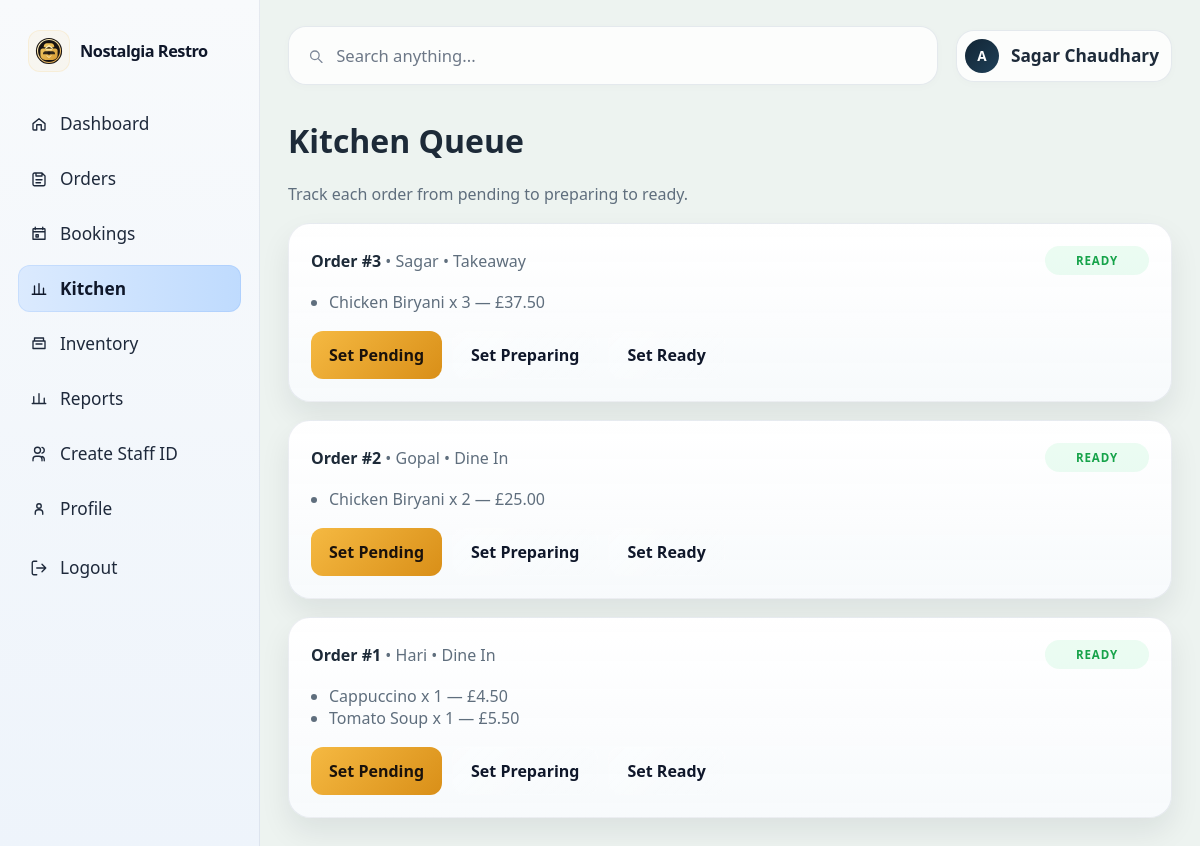
The app's page /kitchen/ (signed in) with its own data.
### restaurant/models.py (models this page shows, shortened)
class CustomUser(AbstractUser):
    ROLE_CHOICES = [
        ("admin", "Admin"),
        ("manager", "Manager"),
        ("waiter", "Waiter"),
        ("cashier", "Cashier"),
        ("kitchen_staff", "Kitchen Staff"),
        ("inventory_staff", "Inventory Staff"),
    ]
    role = models.CharField(max_length=30, choices=ROLE_CHOICES, default="waiter")
    phone_number = models.CharField(max_length=20, blank=True, default="")
    profile_picture = models.ImageField(upload_to="profile_pictures/", blank=True)

class Order(models.Model):
    ORDER_TYPE_CHOICES = [
        ("dine_in", "Dine In"),
        ("takeaway", "Takeaway"),
    ]
    STATUS_CHOICES = [
        ("pending", "Pending"),
        ("preparing", "Preparing"),
        ("ready", "Ready"),
    ]
    customer_name = models.CharField(max_length=120, default="Walk-in Customer")
    order_type = models.CharField(max_length=20, choices=ORDER_TYPE_CHOICES, default="dine_in")
    table_number = models.PositiveIntegerField(null=True, blank=True)
    status = models.CharField(max_length=20, choices=STATUS_CHOICES, default="pending")
    notes = models.TextField(blank=True)
    created_at = models.DateTimeField(auto_now_add=True)
    total_amount = models.DecimalField(max_digits=10, decimal_places=2, default=0)
    class Meta:
        ordering = ["-created_at"]

class OrderItem(models.Model):
    order = models.ForeignKey(Order, related_name="items", on_delete=models.CASCADE)
    menu_item = models.ForeignKey(MenuItem, on_delete=models.PROTECT)
    quantity = models.PositiveIntegerField(default=1)
    unit_price = models.DecimalField(max_digits=8, decimal_places=2)
    subtotal = models.DecimalField(max_digits=10, decimal_places=2, default=0)

class MenuItem(models.Model):
    CATEGORY_CHOICES = [
        ("indian", "Indian Cuisine"),
        ("nepali", "Nepali Cuisine"),
        ("british", "British Cuisine"),
        ("italian", "Italian Cuisine"),
        ("fast_food", "Fast Food & Starters"),
        ("dessert", "Desserts"),
        ("starter", "Starter"),
        ("main", "Main Course"),
        ("beverage", "Beverage"),
    ]
    name = models.CharField(max_length=100)
    description = models.TextField(blank=True)
    category = models.CharField(max_length=20, choices=CATEGORY_CHOICES, default="main")
    price = models.DecimalField(max_digits=8, decimal_places=2)
    is_available = models.BooleanField(default=True)
    class Meta:
        ordering = ["category", "name"]

### restaurant/views.py (the view)
        def wrapped_view(request, *args, **kwargs):
            if not request.user.is_authenticated:
                return redirect("login")
            if not request.user.is_active:
                return redirect("login")
            if roles and request.user.role not in roles:
                messages.warning(request, "You do not have permission to access that page.")
                return redirect("dashboard")
            return view_func(request, *args, **kwargs)

### restaurant/views.py (called while the page is built, shortened)
def role_required(*roles):
    def decorator(view_func):
        def wrapped_view(request, *args, **kwargs):
            if not request.user.is_authenticated:
                return redirect("login")
            if not request.user.is_active:
                return redirect("login")
            if roles and request.user.role not in roles:
                messages.warning(request, "You do not have permission to access that page.")
                return redirect("dashboard")
            return view_func(request, *args, **kwargs)
        return wrapped_view
    return decorator

@login_required
@role_required("admin", "manager", "kitchen_staff")
def kitchen(request):
    orders = Order.objects.prefetch_related("items__menu_item").order_by("status", "-created_at")
    return render(request, "restaurant/kitchen.html", {"orders": orders})

### restaurant/templates/restaurant/kitchen.html (shortened to what this page needs)
{% extends 'restaurant/base.html' %}
{% block content %}
  <h1>Kitchen Queue</h1>
  <p class="muted">Track each order from pending to preparing to ready.</p>
  {% if orders %}
    {% for order in orders %}
      <div class="section">
        <div style="display: flex; justify-content: space-between; align-items: center; gap: 8px; flex-wrap: wrap;">
          <div>
            <strong>Order #{{ order.pk }}</strong>
            <span class="muted"> • {{ order.customer_name }} • {{ order.get_order_type_display }}</span>
          </div>
          <span class="status-badge status-{{ order.status }}">{{ order.get_status_display }}</span>
        </div>
        <ul style="padding-left: 18px; margin: 16px 0;">
          {% for item in order.items.all %}
            <li>{{ item.menu_item.name }} x {{ item.quantity }} — £{{ item.subtotal }}</li>
          {% endfor %}
        </ul>
        <form method="post">
          <div class="inline-buttons">
            <button type="submit" name="status" value="pending">Set Pending</button>
            <button type="submit" name="status" value="preparing" class="secondary">Set Preparing</button>
            <button type="submit" name="status" value="ready" class="secondary">Set Ready</button>
          </div>
        </form>
      </div>
    {% endfor %}
  {% else %}
    <div class="section">
      <p class="muted">No orders are currently in the kitchen queue.</p>
    </div>
  {% endif %}
{% endblock %}

### restaurant/templates/restaurant/base.html (shortened to what this page needs)
{% load static %}
<!DOCTYPE html>
<html lang="en">
  <head>
    <link rel="stylesheet" href="{% static 'restaurant/styles.css' %}" />
  </head>
  <body class="{% if user.is_authenticated %}dashboard-shell{% endif %}{% block body_attrs %}{% endblock %}">
    <div class="app-shell">
      {% if user.is_authenticated %}
        <aside class="dashboard-sidebar">
          <div class="sidebar-brand">
            <div class="brand-mark">
              <img src="{% static 'restaurant/logo.svg' %}" alt="Nostalgia Restaurant logo" />
            </div>
            <div class="brand-name">Nostalgia Restro</div>
          </div>
          <nav class="sidebar-nav" aria-label="Sidebar navigation">
            <a class="nav-item {% if request.path == '/' or request.path == '/dashboard/' %}active{% endif %}" href="{% url 'dashboard' %}"><span class="icon-wrap"><svg viewBox="0 0 24 24" aria-hidden="true"><path d="M4 11.5L12 5l8 6.5V19a1 1 0 0 1-1 1h-4v-7H9v7H5a1 1 0 0 1-1-1v-7.5Z"/></svg></span>Dashboard</a>
            <a class="nav-item {% if request.path == '/orders/' %}active{% endif %}" href="{% url 'orders' %}"><span class="icon-wrap"><svg viewBox="0 0 24 24" aria-hidden="true"><path d="M8 4h8l4 4v11a2 2 0 0 1-2 2H6a2 2 0 0 1-2-2V6a2 2 0 0 1 2-2h2Zm0 0v4h8V4M8 13h8M8 17h6"/></svg></span>Orders</a>
            <a class="nav-item {% if request.path == '/bookings/' %}active{% endif %}" href="{% url 'bookings' %}"><span class="icon-wrap"><svg viewBox="0 0 24 24" aria-hidden="true"><path d="M7 3v3m10-3v3M4 9h16M5 5h14a1 1 0 0 1 1 1v13H4V6a1 1 0 0 1 1-1Zm3 8h3v3H8z"/></svg></span>Bookings</a>
            <a class="nav-item {% if request.path == '/kitchen/' %}active{% endif %}" href="{% url 'kitchen' %}"><span class="icon-wrap"><svg viewBox="0 0 24 24" aria-hidden="true"><path d="M6 19V8m6 11V5m6 14v-8M3 19h18"/></svg></span>Kitchen</a>
            <a class="nav-item {% if request.path == '/inventory/' %}active{% endif %}" href="{% url 'inventory' %}"><span class="icon-wrap"><svg viewBox="0 0 24 24" aria-hidden="true"><path d="M4 8h16v10H4zm2-4h12v4H6zM8 12h8"/></svg></span>Inventory</a>
            <a class="nav-item {% if request.path == '/reports/' %}active{% endif %}" href="{% url 'reports' %}"><span class="icon-wrap"><svg viewBox="0 0 24 24" aria-hidden="true"><path d="M5 18V9m7 9V5m7 13v-7M3 18h18"/></svg></span>Reports</a>
            <a class="nav-item {% if request.path == '/staff/create/' %}active{% endif %}" href="{% url 'staff_create' %}"><span class="icon-wrap"><svg viewBox="0 0 24 24" aria-hidden="true"><path d="M16 21v-2a4 4 0 0 0-4-4H8a4 4 0 0 0-4 4v2M10 11a4 4 0 1 0 0-8 4 4 0 0 0 0 8Zm9 10v-2a4 4 0 0 0-3-3.87M16 3.13a4 4 0 0 1 0 7.75"/></svg></span>Create Staff ID</a>
            <a class="nav-item {% if request.path == '/profile/' %}active{% endif %}" href="{% url 'profile' %}"><span class="icon-wrap"><svg viewBox="0 0 24 24" aria-hidden="true"><path d="M7 19v-2a4 4 0 0 1 4-4h2a4 4 0 0 1 4 4v2M12 11a3 3 0 1 0 0-6 3 3 0 0 0 0 6Z"/></svg></span>Profile</a>
            <form method="post" action="{% url 'logout' %}" class="sidebar-logout-form">
              <button type="submit" class="nav-item nav-item-button"><span class="icon-wrap"><svg viewBox="0 0 24 24" aria-hidden="true"><path d="M9 21H5a2 2 0 0 1-2-2V5a2 2 0 0 1 2-2h4M16 17l5-5-5-5M21 12H9"/></svg></span>Logout</button>
            </form>
          </nav>
        </aside>
      {% endif %}
      <div class="dashboard-main-panel">
        {% if user.is_authenticated %}
          <header class="dashboard-header">
            <form class="search-strip" role="search" method="get" action="{% url 'dashboard' %}">
              <svg viewBox="0 0 24 24" aria-hidden="true"><circle cx="11" cy="11" r="6"/><path d="M16 16l5 5"/></svg>
              <input type="search" name="q" value="{{ request.GET.q|default:'' }}" placeholder="Search anything..." aria-label="Search dashboard" />
            </form>
            <div class="profile-pill">
              <div class="profile-avatar">
                {% if user.profile_picture %}
                  <img src="{{ user.profile_picture.url }}" alt="{{ user.get_full_name|default:user.username }}" />
                {% else %}
                  {{ user.username|first|upper|default:'A' }}
                {% endif %}
              </div>
              <div class="profile-copy"><span class="role-label">{{ user.get_full_name|default:user.username }}</span></div>
            </div>
          </header>
        {% endif %}
        <main class="{% if user.is_authenticated %}dashboard-body{% else %}container{% endif %}">
          <div class="page-frame">
            {% block content %}{% endblock %}
          </div>
        </main>
      </div>
    </div>
  </body>
</html>

### records on screen
CustomUser: username|first "A", get_full_name "Sagar Chaudhary"
Order: pk "3", customer_name "Sagar", order_type "Takeaway", status "READY"
OrderItem: menu_item.name "Chicken Biryani", quantity "3", subtotal "37.50"
Order: pk "2", customer_name "Gopal", order_type "Dine In", status "READY"
OrderItem: menu_item.name "Chicken Biryani", quantity "2", subtotal "25.00"
Order: pk "1", customer_name "Hari", order_type "Dine In", status "READY"
OrderItem: menu_item.name "Cappuccino", quantity "1", subtotal "4.50"
OrderItem: menu_item.name "Tomato Soup", quantity "1", subtotal "5.50"
